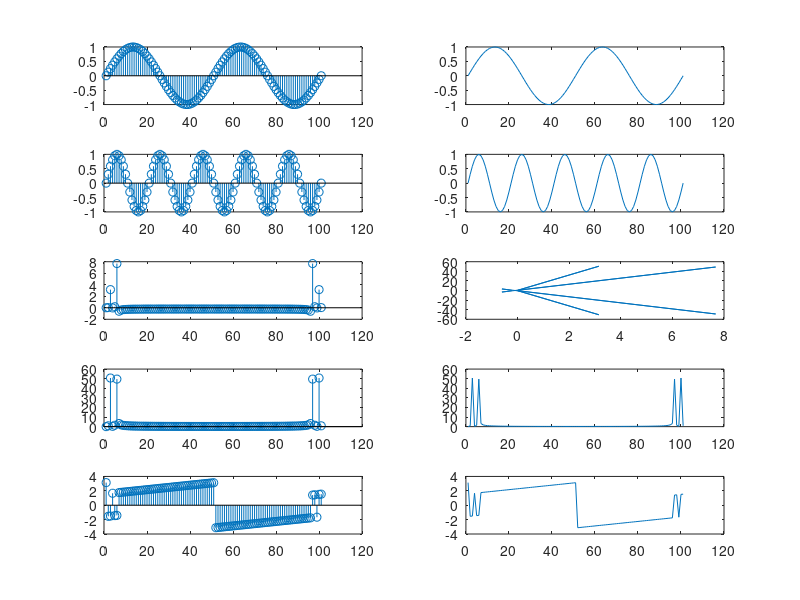

MATLAB code for this plot:
clc;
close all;
clear all;

t=0:0.01:1;
x1=sin(2*pi*2*t);
x2=sin(2*pi*5*t);
x=x1+x2;
y=fft(x);
y1=abs(y);
y2=angle(y);

subplot(521)
stem(x1);
subplot(522)
plot(x1);

subplot(523)
stem(x2);
subplot(524)
plot(x2);

subplot(525)
stem(y);
subplot(526)
plot(y);

subplot(527)
stem(y1);
subplot(528)
plot(y1);

subplot(529)
stem(y2);
subplot(5,2,10)
plot(y2);
